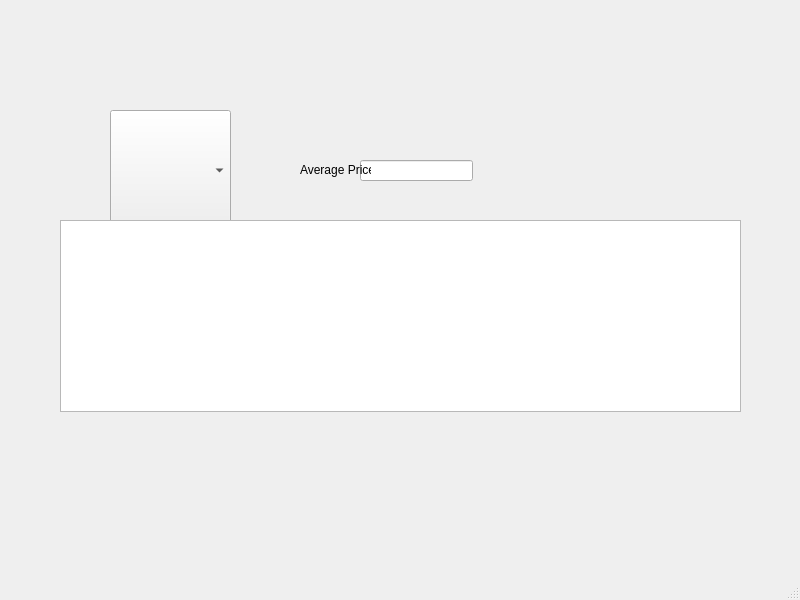
<?xml version="1.0" encoding="UTF-8"?>
<ui version="4.0">
 <class>searchWindow</class>
 <widget class="QMainWindow" name="searchWindow">
  <property name="geometry">
   <rect>
    <x>0</x>
    <y>0</y>
    <width>800</width>
    <height>600</height>
   </rect>
  </property>
  <property name="font">
   <font>
    <family>Arial</family>
    <pointsize>9</pointsize>
   </font>
  </property>
  <property name="windowTitle">
   <string>Search</string>
  </property>
  <widget class="QWidget" name="centralwidget">
   <widget class="QComboBox" name="cmbBooks">
    <property name="geometry">
     <rect>
      <x>110</x>
      <y>110</y>
      <width>121</width>
      <height>121</height>
     </rect>
    </property>
   </widget>
   <widget class="QLineEdit" name="txtAveragePrice">
    <property name="geometry">
     <rect>
      <x>360</x>
      <y>160</y>
      <width>113</width>
      <height>21</height>
     </rect>
    </property>
    <property name="readOnly">
     <bool>true</bool>
    </property>
   </widget>
   <widget class="QLabel" name="lblAveragePrice">
    <property name="geometry">
     <rect>
      <x>300</x>
      <y>160</y>
      <width>71</width>
      <height>20</height>
     </rect>
    </property>
    <property name="font">
     <font>
      <family>Arial</family>
      <pointsize>9</pointsize>
     </font>
    </property>
    <property name="text">
     <string>Average Price:</string>
    </property>
   </widget>
   <widget class="QTableWidget" name="tblTransactions">
    <property name="geometry">
     <rect>
      <x>60</x>
      <y>220</y>
      <width>681</width>
      <height>192</height>
     </rect>
    </property>
   </widget>
  </widget>
  <widget class="QMenuBar" name="menubar">
   <property name="geometry">
    <rect>
     <x>0</x>
     <y>0</y>
     <width>800</width>
     <height>43</height>
    </rect>
   </property>
  </widget>
  <widget class="QStatusBar" name="statusbar"/>
 </widget>
 <resources/>
 <connections/>
</ui>
